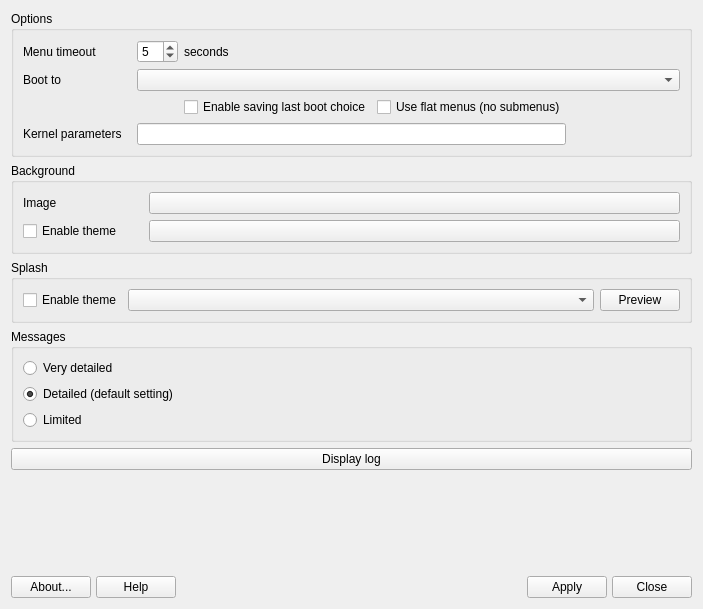
<?xml version="1.0" encoding="UTF-8"?>
<ui version="4.0">
 <class>MainWindow</class>
 <widget class="QDialog" name="MainWindow">
  <property name="geometry">
   <rect>
    <x>0</x>
    <y>0</y>
    <width>703</width>
    <height>609</height>
   </rect>
  </property>
  <property name="sizePolicy">
   <sizepolicy hsizetype="Expanding" vsizetype="Expanding">
    <horstretch>0</horstretch>
    <verstretch>0</verstretch>
   </sizepolicy>
  </property>
  <property name="windowIcon">
   <iconset theme="mx-boot-options">
    <normaloff>.</normaloff>.</iconset>
  </property>
  <layout class="QVBoxLayout" name="verticalLayout">
   <item>
    <widget class="QGroupBox" name="groupBoxOptions">
     <property name="sizePolicy">
      <sizepolicy hsizetype="Preferred" vsizetype="Preferred">
       <horstretch>0</horstretch>
       <verstretch>0</verstretch>
      </sizepolicy>
     </property>
     <property name="title">
      <string>Options</string>
     </property>
     <layout class="QGridLayout" name="gridLayout_2">
      <item row="3" column="0">
       <widget class="QLabel" name="lableKernel">
        <property name="text">
         <string>Kernel parameters</string>
        </property>
       </widget>
      </item>
      <item row="1" column="1" colspan="4">
       <widget class="QComboBox" name="comboMenuEntry">
        <property name="sizePolicy">
         <sizepolicy hsizetype="Expanding" vsizetype="Fixed">
          <horstretch>0</horstretch>
          <verstretch>0</verstretch>
         </sizepolicy>
        </property>
        <property name="currentText">
         <string notr="true"/>
        </property>
       </widget>
      </item>
      <item row="0" column="0">
       <widget class="QLabel" name="lableTimeout">
        <property name="toolTip">
         <string>Set to '0' to boot immediately without displaying the menu, or to '-1' to wait indefinitely</string>
        </property>
        <property name="text">
         <string>Menu timeout</string>
        </property>
       </widget>
      </item>
      <item row="1" column="0">
       <widget class="QLabel" name="labelDefaultEntry">
        <property name="sizePolicy">
         <sizepolicy hsizetype="Preferred" vsizetype="Preferred">
          <horstretch>0</horstretch>
          <verstretch>0</verstretch>
         </sizepolicy>
        </property>
        <property name="text">
         <string>Boot to</string>
        </property>
       </widget>
      </item>
      <item row="2" column="3">
       <widget class="QCheckBox" name="checkEnableFlatmenus">
        <property name="toolTip">
         <string>Use simplified menu structure without submenus</string>
        </property>
        <property name="text">
         <string>Use flat menus (no submenus)</string>
        </property>
       </widget>
      </item>
      <item row="0" column="1">
       <widget class="QSpinBox" name="spinBoxTimeout">
        <property name="sizePolicy">
         <sizepolicy hsizetype="Fixed" vsizetype="Fixed">
          <horstretch>0</horstretch>
          <verstretch>0</verstretch>
         </sizepolicy>
        </property>
        <property name="minimum">
         <number>-1</number>
        </property>
        <property name="value">
         <number>5</number>
        </property>
       </widget>
      </item>
      <item row="0" column="2">
       <widget class="QLabel" name="labelSeconds">
        <property name="sizePolicy">
         <sizepolicy hsizetype="Preferred" vsizetype="Preferred">
          <horstretch>0</horstretch>
          <verstretch>0</verstretch>
         </sizepolicy>
        </property>
        <property name="text">
         <string>seconds</string>
        </property>
       </widget>
      </item>
      <item row="2" column="2">
       <widget class="QCheckBox" name="checkSaveDefault">
        <property name="toolTip">
         <string>With this option enabled whatever entry you select from the grub boot menu will be saved as the new default for future boots</string>
        </property>
        <property name="text">
         <string>Enable saving last boot choice</string>
        </property>
       </widget>
      </item>
      <item row="3" column="1" colspan="3">
       <widget class="QLineEdit" name="textKernel"/>
      </item>
     </layout>
    </widget>
   </item>
   <item>
    <widget class="QGroupBox" name="groupBoxBackground">
     <property name="title">
      <string>Background</string>
     </property>
     <layout class="QGridLayout" name="gridLayout_3">
      <item row="0" column="0">
       <widget class="QLabel" name="labelBgImage">
        <property name="sizePolicy">
         <sizepolicy hsizetype="Preferred" vsizetype="Preferred">
          <horstretch>0</horstretch>
          <verstretch>0</verstretch>
         </sizepolicy>
        </property>
        <property name="minimumSize">
         <size>
          <width>120</width>
          <height>0</height>
         </size>
        </property>
        <property name="text">
         <string>Image</string>
        </property>
       </widget>
      </item>
      <item row="1" column="0">
       <widget class="QCheckBox" name="checkGrubTheme">
        <property name="sizePolicy">
         <sizepolicy hsizetype="Preferred" vsizetype="Fixed">
          <horstretch>0</horstretch>
          <verstretch>0</verstretch>
         </sizepolicy>
        </property>
        <property name="text">
         <string>Enable theme</string>
        </property>
       </widget>
      </item>
      <item row="0" column="1" colspan="2">
       <widget class="QPushButton" name="pushBgFile">
        <property name="sizePolicy">
         <sizepolicy hsizetype="Expanding" vsizetype="Fixed">
          <horstretch>0</horstretch>
          <verstretch>0</verstretch>
         </sizepolicy>
        </property>
        <property name="text">
         <string notr="true"/>
        </property>
        <property name="autoDefault">
         <bool>false</bool>
        </property>
       </widget>
      </item>
      <item row="1" column="1" colspan="2">
       <widget class="QPushButton" name="pushThemeFile">
        <property name="sizePolicy">
         <sizepolicy hsizetype="Expanding" vsizetype="Fixed">
          <horstretch>0</horstretch>
          <verstretch>0</verstretch>
         </sizepolicy>
        </property>
        <property name="text">
         <string notr="true"/>
        </property>
        <property name="autoDefault">
         <bool>false</bool>
        </property>
       </widget>
      </item>
      <item row="2" column="1">
       <spacer name="horizontalSpacer">
        <property name="orientation">
         <enum>Qt::Horizontal</enum>
        </property>
        <property name="sizeType">
         <enum>QSizePolicy::Expanding</enum>
        </property>
        <property name="sizeHint" stdset="0">
         <size>
          <width>40</width>
          <height>0</height>
         </size>
        </property>
       </spacer>
      </item>
      <item row="2" column="0">
       <spacer name="horizontalSpacer_2">
        <property name="orientation">
         <enum>Qt::Horizontal</enum>
        </property>
        <property name="sizeType">
         <enum>QSizePolicy::Preferred</enum>
        </property>
        <property name="sizeHint" stdset="0">
         <size>
          <width>40</width>
          <height>0</height>
         </size>
        </property>
       </spacer>
      </item>
     </layout>
    </widget>
   </item>
   <item>
    <widget class="QGroupBox" name="groupBoxSplash">
     <property name="sizePolicy">
      <sizepolicy hsizetype="Expanding" vsizetype="Preferred">
       <horstretch>0</horstretch>
       <verstretch>0</verstretch>
      </sizepolicy>
     </property>
     <property name="title">
      <string>Splash</string>
     </property>
     <layout class="QGridLayout" name="gridLayout">
      <item row="0" column="1">
       <widget class="QComboBox" name="comboTheme">
        <property name="sizePolicy">
         <sizepolicy hsizetype="Expanding" vsizetype="Fixed">
          <horstretch>0</horstretch>
          <verstretch>0</verstretch>
         </sizepolicy>
        </property>
       </widget>
      </item>
      <item row="0" column="0">
       <widget class="QCheckBox" name="checkBootsplash">
        <property name="sizePolicy">
         <sizepolicy hsizetype="Fixed" vsizetype="Fixed">
          <horstretch>0</horstretch>
          <verstretch>0</verstretch>
         </sizepolicy>
        </property>
        <property name="text">
         <string>Enable theme</string>
        </property>
       </widget>
      </item>
      <item row="0" column="2">
       <widget class="QPushButton" name="pushPreview">
        <property name="sizePolicy">
         <sizepolicy hsizetype="Fixed" vsizetype="Fixed">
          <horstretch>0</horstretch>
          <verstretch>0</verstretch>
         </sizepolicy>
        </property>
        <property name="text">
         <string>Preview</string>
        </property>
        <property name="icon">
         <iconset theme="document-preview">
          <normaloff>.</normaloff>.</iconset>
        </property>
        <property name="autoDefault">
         <bool>false</bool>
        </property>
       </widget>
      </item>
     </layout>
    </widget>
   </item>
   <item>
    <widget class="QGroupBox" name="groupBoxMessages">
     <property name="sizePolicy">
      <sizepolicy hsizetype="Expanding" vsizetype="Preferred">
       <horstretch>0</horstretch>
       <verstretch>0</verstretch>
      </sizepolicy>
     </property>
     <property name="title">
      <string>Messages</string>
     </property>
     <layout class="QVBoxLayout" name="verticalLayout_2">
      <item>
       <widget class="QRadioButton" name="radioVeryDetailedMsg">
        <property name="text">
         <string>Very detailed</string>
        </property>
       </widget>
      </item>
      <item>
       <widget class="QRadioButton" name="radioDetailedMsg">
        <property name="text">
         <string>Detailed (default setting)</string>
        </property>
        <property name="checked">
         <bool>true</bool>
        </property>
       </widget>
      </item>
      <item>
       <widget class="QRadioButton" name="radioLimitedMsg">
        <property name="text">
         <string>Limited</string>
        </property>
       </widget>
      </item>
     </layout>
    </widget>
   </item>
   <item>
    <widget class="QPushButton" name="pushLog">
     <property name="sizePolicy">
      <sizepolicy hsizetype="Expanding" vsizetype="Fixed">
       <horstretch>0</horstretch>
       <verstretch>0</verstretch>
      </sizepolicy>
     </property>
     <property name="text">
      <string>Display log</string>
     </property>
     <property name="icon">
      <iconset theme="emblem-documents">
       <normaloff>.</normaloff>.</iconset>
     </property>
     <property name="autoDefault">
      <bool>false</bool>
     </property>
    </widget>
   </item>
   <item>
    <spacer name="verticalSpacer">
     <property name="orientation">
      <enum>Qt::Vertical</enum>
     </property>
     <property name="sizeHint" stdset="0">
      <size>
       <width>20</width>
       <height>40</height>
      </size>
     </property>
    </spacer>
   </item>
   <item>
    <layout class="QGridLayout" name="buttonBar" columnstretch="0,0,0,0,0,0,0,0,0,0">
     <property name="sizeConstraint">
      <enum>QLayout::SetDefaultConstraint</enum>
     </property>
     <property name="leftMargin">
      <number>0</number>
     </property>
     <property name="topMargin">
      <number>0</number>
     </property>
     <property name="rightMargin">
      <number>0</number>
     </property>
     <property name="bottomMargin">
      <number>0</number>
     </property>
     <property name="spacing">
      <number>5</number>
     </property>
     <item row="0" column="1">
      <widget class="QPushButton" name="pushHelp">
       <property name="sizePolicy">
        <sizepolicy hsizetype="Minimum" vsizetype="Preferred">
         <horstretch>0</horstretch>
         <verstretch>0</verstretch>
        </sizepolicy>
       </property>
       <property name="toolTip">
        <string>Display help </string>
       </property>
       <property name="text">
        <string>Help</string>
       </property>
       <property name="icon">
        <iconset theme="help-contents">
         <normaloff>.</normaloff>.</iconset>
       </property>
       <property name="shortcut">
        <string>Alt+H</string>
       </property>
       <property name="autoDefault">
        <bool>false</bool>
       </property>
      </widget>
     </item>
     <item row="0" column="5">
      <spacer name="horizontalSpacer2">
       <property name="orientation">
        <enum>Qt::Horizontal</enum>
       </property>
       <property name="sizeType">
        <enum>QSizePolicy::Expanding</enum>
       </property>
       <property name="sizeHint" stdset="0">
        <size>
         <width>100</width>
         <height>20</height>
        </size>
       </property>
      </spacer>
     </item>
     <item row="0" column="0">
      <widget class="QPushButton" name="pushAbout">
       <property name="sizePolicy">
        <sizepolicy hsizetype="Minimum" vsizetype="Preferred">
         <horstretch>0</horstretch>
         <verstretch>0</verstretch>
        </sizepolicy>
       </property>
       <property name="toolTip">
        <string>About this application</string>
       </property>
       <property name="text">
        <string>About...</string>
       </property>
       <property name="icon">
        <iconset theme="help-about">
         <normaloff>.</normaloff>.</iconset>
       </property>
       <property name="shortcut">
        <string>Alt+B</string>
       </property>
       <property name="autoDefault">
        <bool>false</bool>
       </property>
      </widget>
     </item>
     <item row="0" column="2">
      <spacer name="horizontalSpacer1">
       <property name="orientation">
        <enum>Qt::Horizontal</enum>
       </property>
       <property name="sizeType">
        <enum>QSizePolicy::Expanding</enum>
       </property>
       <property name="sizeHint" stdset="0">
        <size>
         <width>100</width>
         <height>20</height>
        </size>
       </property>
      </spacer>
     </item>
     <item row="0" column="9">
      <widget class="QPushButton" name="pushCancel">
       <property name="enabled">
        <bool>true</bool>
       </property>
       <property name="sizePolicy">
        <sizepolicy hsizetype="Minimum" vsizetype="Preferred">
         <horstretch>0</horstretch>
         <verstretch>0</verstretch>
        </sizepolicy>
       </property>
       <property name="toolTip">
        <string>Quit application</string>
       </property>
       <property name="text">
        <string>Close</string>
       </property>
       <property name="icon">
        <iconset theme="window-close">
         <normaloff>.</normaloff>.</iconset>
       </property>
       <property name="shortcut">
        <string>Alt+N</string>
       </property>
       <property name="autoDefault">
        <bool>false</bool>
       </property>
       <property name="default">
        <bool>false</bool>
       </property>
      </widget>
     </item>
     <item row="0" column="3">
      <widget class="QLabel" name="labelLogo">
       <property name="maximumSize">
        <size>
         <width>32</width>
         <height>32</height>
        </size>
       </property>
       <property name="midLineWidth">
        <number>0</number>
       </property>
       <property name="text">
        <string/>
       </property>
       <property name="pixmap">
        <pixmap resource="images.qrc">:/icons/images/logo.png</pixmap>
       </property>
       <property name="scaledContents">
        <bool>true</bool>
       </property>
      </widget>
     </item>
     <item row="0" column="7">
      <widget class="QPushButton" name="pushApply">
       <property name="sizePolicy">
        <sizepolicy hsizetype="Minimum" vsizetype="Preferred">
         <horstretch>0</horstretch>
         <verstretch>0</verstretch>
        </sizepolicy>
       </property>
       <property name="text">
        <string>Apply</string>
       </property>
       <property name="icon">
        <iconset theme="dialog-ok">
         <normaloff>.</normaloff>.</iconset>
       </property>
       <property name="shortcut">
        <string/>
       </property>
       <property name="autoDefault">
        <bool>false</bool>
       </property>
       <property name="default">
        <bool>false</bool>
       </property>
      </widget>
     </item>
    </layout>
   </item>
  </layout>
 </widget>
 <resources>
  <include location="images.qrc"/>
 </resources>
 <connections>
  <connection>
   <sender>pushCancel</sender>
   <signal>pressed()</signal>
   <receiver>MainWindow</receiver>
   <slot>close()</slot>
   <hints>
    <hint type="sourcelabel">
     <x>723</x>
     <y>519</y>
    </hint>
    <hint type="destinationlabel">
     <x>388</x>
     <y>272</y>
    </hint>
   </hints>
  </connection>
  <connection>
   <sender>checkBootsplash</sender>
   <signal>clicked(bool)</signal>
   <receiver>comboTheme</receiver>
   <slot>setEnabled(bool)</slot>
   <hints>
    <hint type="sourcelabel">
     <x>128</x>
     <y>214</y>
    </hint>
    <hint type="destinationlabel">
     <x>433</x>
     <y>247</y>
    </hint>
   </hints>
  </connection>
  <connection>
   <sender>checkGrubTheme</sender>
   <signal>clicked(bool)</signal>
   <receiver>pushBgFile</receiver>
   <slot>setDisabled(bool)</slot>
   <hints>
    <hint type="sourcelabel">
     <x>85</x>
     <y>184</y>
    </hint>
    <hint type="destinationlabel">
     <x>418</x>
     <y>150</y>
    </hint>
   </hints>
  </connection>
  <connection>
   <sender>checkGrubTheme</sender>
   <signal>clicked(bool)</signal>
   <receiver>pushThemeFile</receiver>
   <slot>setEnabled(bool)</slot>
   <hints>
    <hint type="sourcelabel">
     <x>85</x>
     <y>184</y>
    </hint>
    <hint type="destinationlabel">
     <x>418</x>
     <y>184</y>
    </hint>
   </hints>
  </connection>
 </connections>
</ui>
